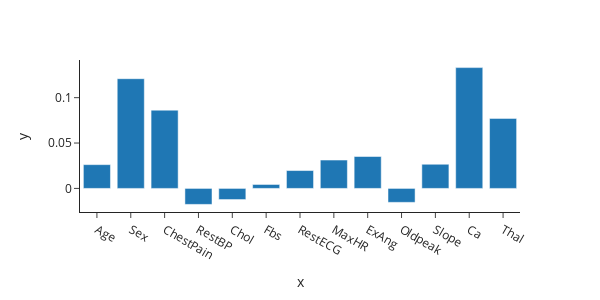

Source (notebook cell):
### Code cell
import plotly.express as px
fig = px.bar(
    x = X.columns, 
    y = pfi.importances_mean,
    template = "simple_white",
    width=600, 
    height=300)
fig.show()

### Figure 1 — Plotly figure (JSON) as saved in the notebook; plotly's stock layout.template omitted (floating-point values rounded to 4 significant figures)
{"data": [{"hovertemplate": "x=%{x}<br>y=%{y}<extra></extra>", "legendgroup": "", "marker": {"color": "#1F77B4", "pattern": {"shape": ""}}, "name": "", "orientation": "v", "showlegend": false, "textposition": "auto", "type": "bar", "x": ["Age", "Sex", "ChestPain", "RestBP", "Chol", "Fbs", "RestECG", "MaxHR", "ExAng", "Oldpeak", "Slope", "Ca", "Thal"], "xaxis": "x", "y": [0.0262, 0.1209, 0.08624, -0.01761, -0.01227, 0.004361, 0.0197, 0.03128, 0.03517, -0.01536, 0.02663, 0.1331, 0.07717], "yaxis": "y"}], "layout": {"barmode": "relative", "height": 300, "legend": {"tracegroupgap": 0}, "margin": {"t": 60}, "width": 600, "xaxis": {"anchor": "y", "domain": [0, 1], "title": {"text": "x"}}, "yaxis": {"anchor": "x", "domain": [0, 1], "title": {"text": "y"}}}}
